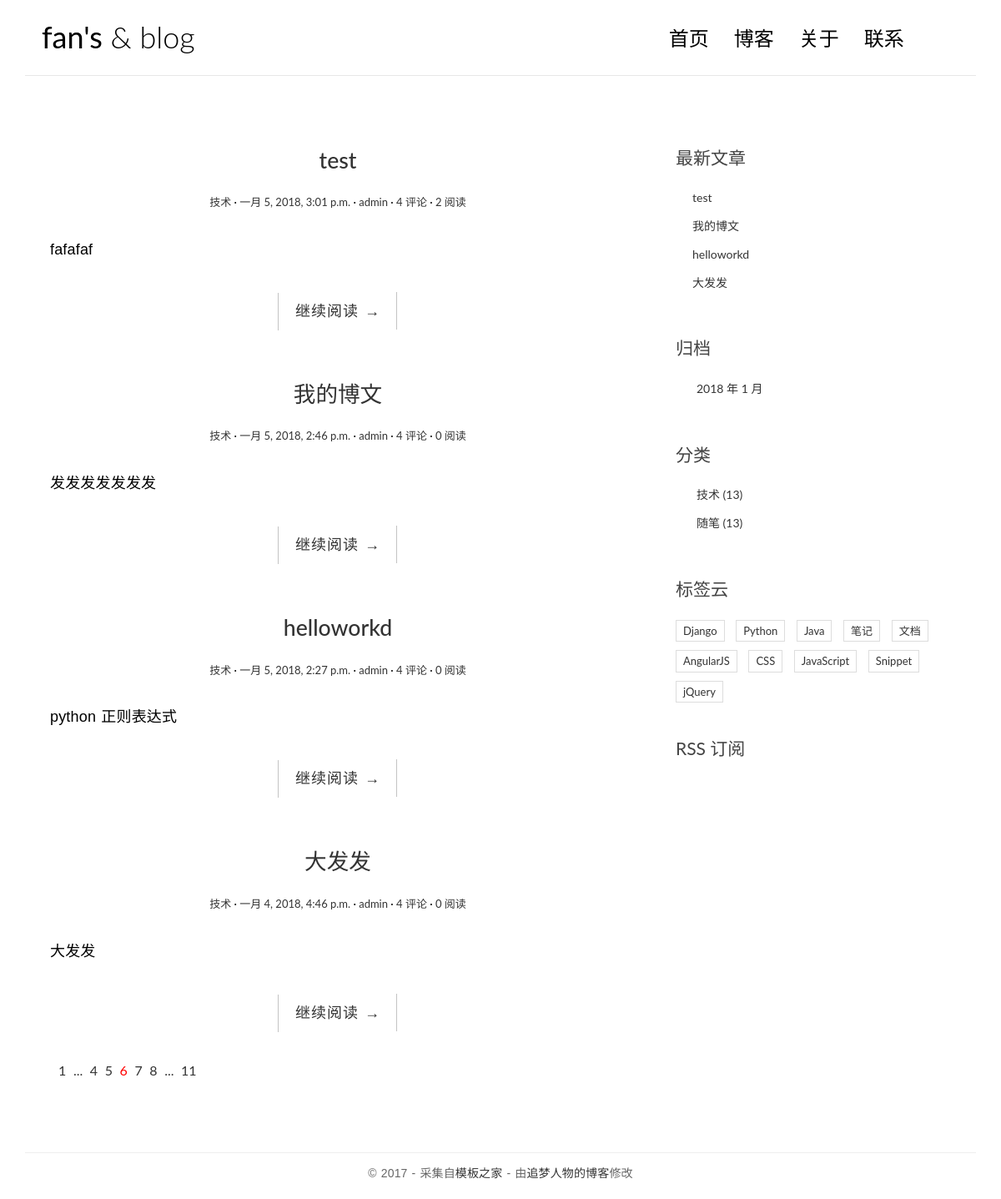
The page / on the database its author committed.
### blog/models.py (models this page shows, shortened)
class Post(models.Model):
    title=models.CharField(max_length=70)
    body=models.TextField()
    create_time=models.DateTimeField()
    modify_time=models.DateTimeField()
    excerpt=models.CharField(max_length=200,blank=True)
    category=models.ForeignKey(Category)
    tags=models.ManyToManyField(Tag,blank=True)
    author=models.ForeignKey(User)
    views=models.PositiveIntegerField(default=0)
    def get_absolute_url(self):
        return reverse('blog:detail',kwargs={'pk':self.pk})
    class Meta:
        ordering=['-create_time']

class Category(models.Model):
    name=models.CharField(max_length=100)

### blog/views.py (the view)
# urls.py: url(r'^$',views.index,name='index'),
def index(request):
    post_list=Post.objects.all().order_by('-create_time')
    return render(request,'blog/index.html',context={'title':'博客首页','post_list':post_list})

### blog/templatetags/blog_tags.py (called while the page is built)
@register.simple_tag
def get_recent_posts(num=5):
    return Post.objects.all().order_by('-create_time')[:num]

@register.simple_tag
def archives():
    return Post.objects.dates('create_time', 'month', order='DESC')

@register.simple_tag
def get_categories():
    return Category.objects.all()

### templates/blog/index.html
{% extends 'base.html' %}
{% block main %}
    {% for post in post_list %}
        <article class="post post-{{ post.pk }}">
            <header class="entry-header">
                <h1 class="entry-title">
                    <a href="{{ post.get_absolute_url }}">{{ post.title }}</a>
                </h1>
                <div class="entry-meta">
                    <span class="post-category"><a href="#">{{ post.category.name }}</a></span>
                    <span class="post-date"><a href="#"><time class="entry-date"
                                                              datetime="{{ post.create_time }}">{{ post.create_time }}</time></a></span>
                    <span class="post-author"><a href="#">{{ post.author }}</a></span>
                    <span class="comments-link"><a href="#">4 评论</a></span>
                    <span class="views-count"><a href="{{post.get_absolute_url}}">{{post.views}} 阅读</a></span>
                </div>
            </header>
            <div class="entry-content clearfix">
                <p>{{ post.excerpt }}</p>
                <div class="read-more cl-effect-14">
                    <a href="{{ post.get_absolute_url }}" class="more-link">继续阅读 <span class="meta-nav">→</span></a>
                </div>
            </div>
        </article>
    {% empty %}
        <div class="no-post">暂时还没有发布的文章！</div>
    {% endfor %}
    <div class="pagination">
        <ul>
            <li><a href="">1</a></li>
            <li><a href="">...</a></li>
            <li><a href="">4</a></li>
            <li><a href="">5</a></li>
            <li class="current"><a href="">6</a></li>
            <li><a href="">7</a></li>
            <li><a href="">8</a></li>
            <li><a href="">...</a></li>
            <li><a href="">11</a></li>
        </ul>
    </div>
{% endblock main %}

### templates/base.html (shortened to what this page needs)
{% load staticfiles %}
{% load blog_tags %}
<!DOCTYPE html>
<html>
<head>
    <link rel="stylesheet" href="http://code.ionicframework.com/ionicons/2.0.1/css/ionicons.min.css">
    <link rel="stylesheet" href="{% static 'blog/css/bootstrap.min.css' %}">
    <link rel="stylesheet" href="{% static 'blog/css/pace.css' %}">
    <link rel="stylesheet" href="{% static 'blog/css/custom.css' %}">
    <link rel="stylesheet" href="{% static 'blog/css/highlights/github.css' %}">
</head>
<body>
<div class="container">
    <header id="site-header">
        <div class="row">
            <div class="col-md-4 col-sm-5 col-xs-8">
                <div class="logo">
                    <h1><a href="{% url 'blog:index' %}"><b>fan's</b> &amp; blog</a></h1>
                </div>
            </div>
            <div class="col-md-8 col-sm-7 col-xs-4">
                <nav class="main-nav" role="navigation">
                    <div class="collapse navbar-collapse" id="bs-example-navbar-collapse-1">
                        <ul class="nav navbar-nav navbar-right">
                            <li class="cl-effect-11"><a href="{% url 'blog:index' %}">首页</a></li>
                            <li class="cl-effect-11"><a href="full-width.html" data-hover="博客">博客</a></li>
                            <li class="cl-effect-11"><a href="about.html" data-hover="关于">关于</a></li>
                            <li class="cl-effect-11"><a href="contact.html" data-hover="联系">联系</a></li>
                        </ul>
                    </div>
                </nav>
            </div>
        </div>
    </header>
</div>
<div class="content-body">
    <div class="container">
        <div class="row">
            <main class="col-md-8">
                {% block main %}
                {% endblock main %}
            </main>
            <aside class="col-md-4">
            </aside>
            <aside class="col-md-4">
                <div class="widget widget-recent-posts">
                    <h3 class="widget-title">最新文章</h3>
                    {% get_recent_posts as recent_post_list %}
                    <ul>
                        {% for post in recent_post_list %}
                        <li>
                            <a href="{{post.get_absolute_url}}">{{post.title}}</a>
                        </li>
                        {% empty %}
                            暂无文章
                        {% endfor %}
                    </ul>
                </div>
                <div class="widget widget-archives">
                    <h3 class="widget-title">归档</h3>
                        {% archives as date_list %}
                        <ul>
                            {% for date in date_list %}
                            <li>
                                <a href="{% url 'blog:archives' date.year date.month %}">{{ date.year }} 年 {{ date.month }} 月</a>
                            </li>
                            {% empty %}
                            暂无归档！
                            {% endfor %}
                         </ul>
                </div>
                <div class="widget widget-category">
                    <h3 class="widget-title">分类</h3>
                    {% get_categories as category_list %}
                    <ul>
                        {% for category in category_list %}
                        <li>
                            <a href="{% url 'blog:category' category.pk %}">{{ category.name }} <span class="post-count">(13)</span></a>
                        </li>
                        {% empty %}
                            暂无分类！
                        {% endfor %}
                    </ul>
                </div>
                <div class="widget widget-tag-cloud">
                    <h3 class="widget-title">标签云</h3>
                    <ul>
                        <li>
                            <a href="#">Django</a>
                        </li>
                        <li>
                            <a href="#">Python</a>
                        </li>
                        <li>
                            <a href="#">Java</a>
                        </li>
                        <li>
                            <a href="#">笔记</a>
                        </li>
                        <li>
                            <a href="#">文档</a>
                        </li>
                        <li>
                            <a href="#">AngularJS</a>
                        </li>
                        <li>
                            <a href="#">CSS</a>
                        </li>
                        <li>
                            <a href="#">JavaScript</a>
                        </li>
                        <li>
                            <a href="#">Snippet</a>
                        </li>
                        <li>
                            <a href="#">jQuery</a>
                        </li>
                    </ul>
                </div>
                <div class="rss">
                    <a href=""> RSS 订阅</a>
                </div>
            </aside>
        </div>
    </div>
</div>
<footer id="site-footer">
    <div class="container">
        <div class="row">
            <div class="col-md-12">
                <p class="copyright">&copy 2017 - 采集自<a href="http://www.cssmoban.com/"
                                                        target="_blank" title="模板之家">模板之家</a>
                    - 由<a href="http://zmrenwu.com/" title="网页模板" target="_blank">追梦人物的博客</a>修改
                </p>
            </div>
        </div>
    </div>
</footer>
</body>
</html>

### blog/static/blog/css/custom.css (style rules this page uses)
* { outline: none; }
h1, h2, h3, h4, h5, h6 { margin-top: 0; }
b { font-weight: 400; }
a { color: #333; }
body { color: #444; font-family: 'Lato', sans-serif; }
p { font-family: 'Ubuntu', sans-serif; font-weight: 400; word-spacing: 1px; letter-spacing: 0.01em; }
#site-header { background-color: #FFF; padding: 25px 20px; margin-bottom: 40px; border-bottom: 1px solid #e7e7e7; }
.logo h1 a { color: #000; }
.logo h1 { margin: 0; font-family: 'Lato', sans-serif; font-weight: 300; }
.main-nav { margin-top: 11px; max-width: 95%; }
.main-nav a { color: #000000 !important; padding: 0 0 5px 0 !important; margin-right: 30px; font-family: 'Lato', sans-serif; font-weight: 300; font-size: 24px; }
.cl-effect-11 a { padding: 10px 0; color: #0972b4; text-shadow: none; }
.cl-effect-11 a::before { position: absolute; top: 0; left: 0; overflow: hidden; padding: 0 0 5px 0 !important; max-width: 0; border-bottom: 1px solid #000; color: #000; content: attr(data-hover); white-space: nowrap; -webkit-transition: max-width 0.5s; -moz-transition: max-width 0.5s; transition: max-width 0.5s; }
.content-body { padding-bottom: 4em; }
.post { background: #fff; padding: 30px 30px 0; }
.entry-title { text-align: center; font-size: 1.9em; margin-bottom: 20px; line-height: 1.6; padding: 10px 20px 0; }
.entry-meta { text-align: center; color: #DDDDDD; font-size: 13px; margin-bottom: 30px; }
.entry-content { font-size: 18px; line-height: 1.9; font-weight: 300; color: #000; }
.post-category::after, .post-date::after, .post-author::after, .comments-link::after { content: ' ·'; color: #000; }
.read-more { font-family: 'Ubuntu', sans-serif; font-weight: 400; word-spacing: 1px; letter-spacing: 0.01em; text-align: center; margin-top: 20px; }
.cl-effect-14 a { padding: 0 20px; height: 45px; line-height: 45px; position: relative; display: inline-block; margin: 15px 25px; letter-spacing: 1px; font-weight: 400; text-shadow: 0 0 1px rgba(255, 255, 255, 0.3); }
.cl-effect-14 a::before, .cl-effect-14 a::after { position: absolute; width: 45px; height: 1px; background: #C3C3C3; content: ''; -webkit-transition: all 0.3s; -moz-transition: all 0.3s; transition: all 0.3s; pointer-events: none; }
.cl-effect-14 a::before { top: 0; left: 0; -webkit-transform: rotate(90deg); -moz-transform: rotate(90deg); transform: rotate(90deg); -webkit-transform-origin: 0 0; -moz-transform-origin: 0 0; transform-origin: 0 0; }
.cl-effect-14 a::after { right: 0; bottom: 0; -webkit-transform: rotate(90deg); -moz-transform: rotate(90deg); transform: rotate(90deg); -webkit-transform-origin: 100% 0; -moz-transform-origin: 100% 0; transform-origin: 100% 0; }
.widget { background: #fff; padding: 30px 0 0; }
.widget-title { font-size: 1.5em; margin-bottom: 20px; line-height: 1.6; padding: 10px 0 0; font-weight: 400; }
.widget-recent-posts ul { padding: 0; margin: 0; padding-left: 20px; }
.widget-recent-posts ul li { list-style-type: none; position: relative; line-height: 170%; margin-bottom: 10px; }
.widget-recent-posts ul li::before { content: '\f3d3'; font-family: "Ionicons"; position: absolute; left: -17px; top: 3px; font-size: 16px; color: #000; }
.widget-archives ul { padding: 0; margin: 0; padding-left: 25px; }
.widget-archives ul li { list-style-type: none; position: relative; line-height: 170%; margin-bottom: 10px; }
.widget-archives ul li::before { content: '\f3f3'; font-family: "Ionicons"; position: absolute; left: -25px; top: 1px; font-size: 16px; color: #000; }
.widget-category ul { padding: 0; margin: 0; padding-left: 25px; }
.widget-category ul li { list-style-type: none; position: relative; line-height: 170%; margin-bottom: 10px; }
.widget-category ul li::before { content: '\f3fe'; font-family: "Ionicons"; position: absolute; left: -25px; top: 1px; font-size: 18px; color: #000; }
.widget-tag-cloud ul { padding: 0; margin: 0; margin-right: -10px; }
.widget-tag-cloud ul li { list-style-type: none; font-size: 13px; display: inline-block; margin-right: 10px; margin-bottom: 10px; padding: 3px 8px; border: 1px solid #ddd; }
.rss { font-size: 21px; margin-top: 30px; }
.rss a { color: #444; }
#site-footer { padding-top: 10px; padding: 0 0 1.5em 0; }
.copyright { text-align: center; padding-top: 1em; margin: 0; border-top: 1px solid #eee; color: #666; }
.pagination ul { list-style: none; }
.pagination ul li { display: inline-block; font-size: 16px; margin-right: 5px; }
.current a { color: red; }

### rows shown on the page
Post: title "test", category.name "技术", create_time "一月 5, 2018, 3:01 p.m.", author "admin", views "2", excerpt "fafafaf"
Post: title "我的博文", category.name "技术", create_time "一月 5, 2018, 2:46 p.m.", author "admin", views "0", excerpt "发发发发发发发"
Post: title "helloworkd", category.name "技术", create_time "一月 5, 2018, 2:27 p.m.", author "admin", views "0", excerpt "python 正则表达式"
Post: title "大发发", category.name "技术", create_time "一月 4, 2018, 4:46 p.m.", author "admin", views "0", excerpt "大发发"
Category: name "技术"
Category: name "随笔"

### other values the page prints
{{ date.year }} "2018"
{{ date.month }} "1"
